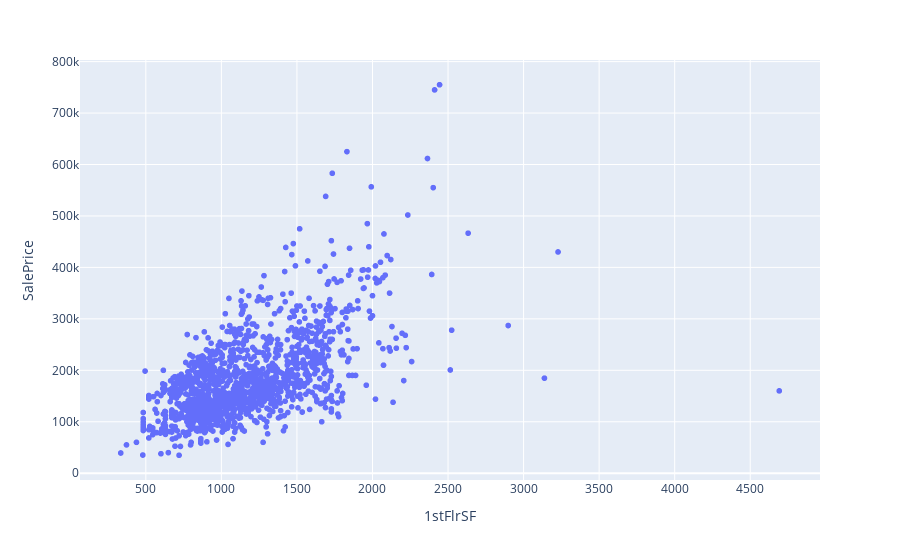

The code cell stored with this chart in its notebook:
### Code cell
fig = px.scatter(train_data, x="1stFlrSF", y="SalePrice")
fig.show()

### Figure 1 — Plotly figure (JSON) as saved in the notebook; plotly's stock layout.template omitted (floating-point values rounded to 4 significant figures; data arrays with more than 128 entries replaced by an {"elided": "..."} marker saying what was removed)
{"data": [{"hovertemplate": "1stFlrSF=%{x}<br>SalePrice=%{y}<extra></extra>", "legendgroup": "", "marker": {"color": "#636efa", "symbol": "circle"}, "mode": "markers", "name": "", "showlegend": false, "type": "scattergl", "x": {"elided": "1460 int values"}, "xaxis": "x", "y": {"elided": "1460 int values"}, "yaxis": "y"}], "layout": {"legend": {"tracegroupgap": 0}, "margin": {"t": 60}, "xaxis": {"anchor": "y", "domain": [0, 1], "title": {"text": "1stFlrSF"}}, "yaxis": {"anchor": "x", "domain": [0, 1], "title": {"text": "SalePrice"}}}}
